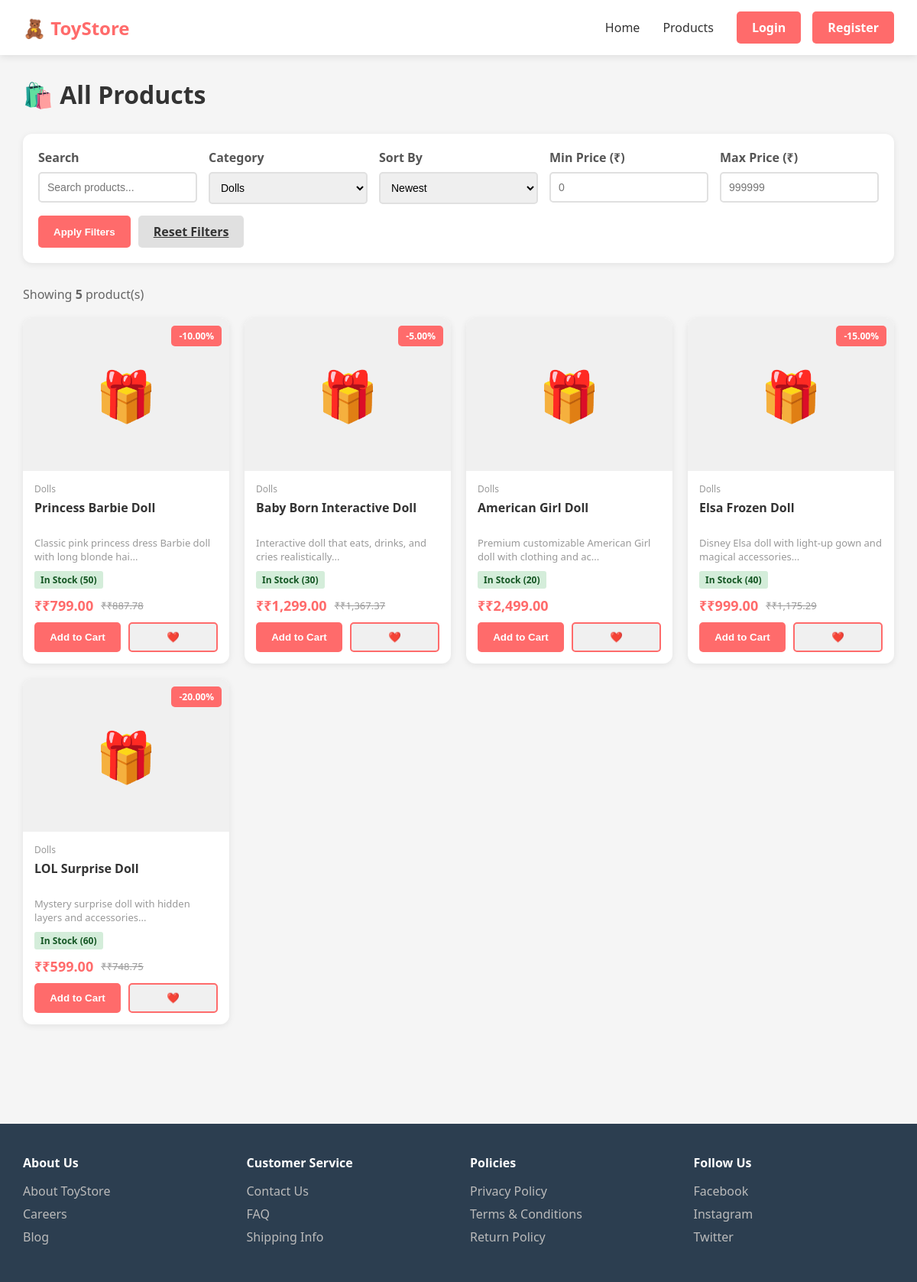
Page /pages/products.php?category=1 on the committed database.
### tables this page shows
CREATE TABLE products (
    id INT UNSIGNED AUTO_INCREMENT PRIMARY KEY,
    name VARCHAR(255) NOT NULL,
    description TEXT,
    category_id INT UNSIGNED,
    price DECIMAL(10,2) NOT NULL,
    stock_quantity INT NOT NULL DEFAULT 0,
    discount_percent DECIMAL(5,2) NOT NULL DEFAULT 0,
    is_featured TINYINT(1) NOT NULL DEFAULT 0,
    created_by INT UNSIGNED,
    created_at DATETIME NOT NULL DEFAULT CURRENT_TIMESTAMP,
    updated_at DATETIME NOT NULL DEFAULT CURRENT_TIMESTAMP ON UPDATE CURRENT_TIMESTAMP,
    FOREIGN KEY (category_id) REFERENCES categories(id) ON DELETE SET NULL,
    FOREIGN KEY (created_by) REFERENCES users(id) ON DELETE SET NULL
);

CREATE TABLE categories (
    id INT UNSIGNED AUTO_INCREMENT PRIMARY KEY,
    name VARCHAR(100) NOT NULL UNIQUE,
    description TEXT
);

### includes/functions.php (called while the page is built, shortened)
<?php
function sanitize($input) {
    return htmlspecialchars(trim($input), ENT_QUOTES, 'UTF-8');
}
function formatPrice($price) {
    return '₹' . number_format($price, 2);
}
function isLoggedIn() {
    return isset($_SESSION['user_id']);
}
?>

### pages/products.php (the view, shortened to what this page needs)
<?php
include '../config/database.php';
include '../includes/functions.php';
$category_id = sanitize($_GET['category'] ?? '');
$sort = sanitize($_GET['sort'] ?? 'newest');
$query = "
    SELECT p.*, c.name as category_name
    FROM products p
    JOIN categories c ON p.category_id = c.id
    WHERE 1=1
";
$params = [];
if (!empty($category_id) && $category_id !== '') {
    $query .= " AND p.category_id = ?";
    $params[] = intval($category_id);
}
switch ($sort) {
    case 'newest':
    default:
        $query .= " ORDER BY p.created_at DESC";
        break;
}
$stmt = $pdo->prepare($query);
$stmt->execute($params);
$products = $stmt->fetchAll(PDO::FETCH_ASSOC);
$stmt = $pdo->query("SELECT * FROM categories ORDER BY name");
$categories = $stmt->fetchAll(PDO::FETCH_ASSOC);
?>
<!DOCTYPE html>
<html lang="en">
<head>
</head>
<body>
    <header>
        <div class="navbar">
            <div class="logo">🧸 ToyStore</div>
            <nav>
                <a href="index.php">Home</a>
                <a href="products.php">Products</a>
                <?php if (isLoggedIn()): ?>
                    <a href="cart.php">Cart</a>
                    <a href="wishlist.php">Wishlist</a>
                    <a href="orders.php">Orders</a>
                    <a href="profile.php">Profile</a>
                    <a href="logout.php">Logout</a>
                <?php else: ?>
                    <div class="auth-links">
                        <a href="login.php" class="btn-auth">Login</a>
                        <a href="register.php" class="btn-auth">Register</a>
                    </div>
                <?php endif; ?>
            </nav>
        </div>
    </header>
    <div class="container">
        <h1 class="page-title">🛍️ All Products</h1>
        <div class="filters-section">
            <form method="GET" class="filters-form">
                <div class="filters-grid">
                    <div class="filter-group">
                        <label>Search</label>
                        <input type="text" name="search" value="<?php echo sanitize($_GET['search'] ?? ''); ?>" placeholder="Search products...">
                    </div>
                    <div class="filter-group">
                        <label>Category</label>
                        <select name="category">
                            <?php foreach ($categories as $cat): ?>
                                <option value="<?php echo $cat['id']; ?>" <?php echo ($category_id == $cat['id']) ? 'selected' : ''; ?>>
                                    <?php echo sanitize($cat['name']); ?>
                                </option>
                            <?php endforeach; ?>
                        </select>
                    </div>
                    <div class="filter-group">
                        <label>Sort By</label>
                        <select name="sort">
                            <option value="newest" <?php echo ($sort === 'newest') ? 'selected' : ''; ?>>Newest</option>
                        </select>
                    </div>
                    <div class="filter-group">
                        <label>Min Price (₹)</label>
                        <input type="number" name="min_price" value="<?php echo sanitize($_GET['min_price'] ?? ''); ?>" placeholder="0">
                    </div>
                    <div class="filter-group">
                        <label>Max Price (₹)</label>
                        <input type="number" name="max_price" value="<?php echo sanitize($_GET['max_price'] ?? ''); ?>" placeholder="999999">
                    </div>
                </div>
                <div class="filter-buttons">
                    <button type="submit" class="btn-filter">Apply Filters</button>
                    <a href="products.php" class="btn-reset">Reset Filters</a>
                </div>
            </form>
        </div>
        <div class="results-info">
            Showing <strong><?php echo count($products); ?></strong> product(s)
        </div>
        <?php if (count($products) > 0): ?>
            <div class="products-grid">
                <?php foreach ($products as $product): ?>
                    <div class="product-card">
                        <div class="product-image">
                            🎁
                            <?php if ($product['discount_percent'] > 0): ?>
                                <div class="discount-badge">-<?php echo $product['discount_percent']; ?>%</div>
                            <?php endif; ?>
                        </div>
                        <div class="product-info">
                            <div class="product-category"><?php echo sanitize($product['category_name']); ?></div>
                            <div class="product-name"><?php echo sanitize($product['name']); ?></div>
                            <div class="product-description"><?php echo sanitize(substr($product['description'], 0, 60)) . '...'; ?></div>
                            <div class="product-stock">
                                <?php if ($product['stock_quantity'] > 0): ?>
                                    <span class="stock-status in-stock">In Stock (<?php echo $product['stock_quantity']; ?>)</span>
                                <?php else: ?>
                                    <span class="stock-status out-of-stock">Out of Stock</span>
                                <?php endif; ?>
                            </div>
                            <div class="product-price">
                                <span class="price">₹<?php echo formatPrice($product['price']); ?></span>
                                <?php if ($product['discount_percent'] > 0): ?>
                                    <span class="original-price">₹<?php echo formatPrice($product['price'] / (1 - $product['discount_percent'] / 100)); ?></span>
                                <?php endif; ?>
                            </div>
                            <div class="product-actions">
                                <button class="btn-small btn-cart" onclick="addToCart(<?php echo $productId; ?>)" <?php echo ($product['stock_quantity'] <= 0) ? 'disabled' : ''; ?>>
                                    Add to Cart
                                </button>
                                <button class="btn-small btn-wishlist" onclick="addToWishlist(<?php echo $productId; ?>)">❤️</button>
                            </div>
                        </div>
                    </div>
                <?php endforeach; ?>
            </div>
        <?php endif; ?>
    </div>
    <footer>
        <div class="footer-content">
            <div class="footer-section">
                <h4>About Us</h4>
                <a href="#">About ToyStore</a>
                <a href="#">Careers</a>
                <a href="#">Blog</a>
            </div>
            <div class="footer-section">
                <h4>Customer Service</h4>
                <a href="#">Contact Us</a>
                <a href="#">FAQ</a>
                <a href="#">Shipping Info</a>
            </div>
            <div class="footer-section">
                <h4>Policies</h4>
                <a href="#">Privacy Policy</a>
                <a href="#">Terms & Conditions</a>
                <a href="#">Return Policy</a>
            </div>
            <div class="footer-section">
                <h4>Follow Us</h4>
                <a href="#">Facebook</a>
                <a href="#">Instagram</a>
                <a href="#">Twitter</a>
            </div>
        </div>
    </footer>
</body>
</html>

### pages/products.php (style rules this page uses)
* { margin: 0; padding: 0; box-sizing: border-box; }
body { font-family: 'Segoe UI', Tahoma, Geneva, Verdana, sans-serif; background: #f5f5f5; }
header { background: white; box-shadow: 0 2px 10px rgba(0,0,0,0.1); position: sticky; top: 0; z-index: 100; }
.navbar { display: flex; justify-content: space-between; align-items: center; padding: 15px 30px; max-width: 1400px; margin: 0 auto; }
.logo { font-size: 24px; font-weight: bold; color: #FF6B6B; }
nav { display: flex; gap: 30px; align-items: center; }
nav a { color: #333; text-decoration: none; font-weight: 500; transition: color 0.3s; }
.auth-links { display: flex; gap: 15px; }
.btn-auth { padding: 10px 20px; background: #FF6B6B; color: white; border: none; border-radius: 5px; cursor: pointer; text-decoration: none; font-weight: 600; }
.container { max-width: 1400px; margin: 0 auto; padding: 30px; }
.page-title { font-size: 32px; margin-bottom: 30px; color: #333; }
.filters-section { background: white; padding: 20px; border-radius: 12px; margin-bottom: 30px; box-shadow: 0 2px 8px rgba(0,0,0,0.08); }
.filters-grid { display: grid; grid-template-columns: repeat(auto-fit, minmax(200px, 1fr)); gap: 15px; margin-bottom: 15px; }
.filter-group { display: flex; flex-direction: column; gap: 8px; }
.filter-group label { font-weight: 600; color: #555; }
.filter-group input, .filter-group select { padding: 10px; border: 2px solid #e0e0e0; border-radius: 5px; font-size: 14px; }
.filter-buttons { display: flex; gap: 10px; }
.btn-filter { padding: 10px 20px; background: #FF6B6B; color: white; border: none; border-radius: 5px; cursor: pointer; font-weight: 600; transition: background 0.3s; }
.btn-reset { padding: 10px 20px; background: #e0e0e0; color: #333; border: none; border-radius: 5px; cursor: pointer; font-weight: 600; transition: background 0.3s; }
.results-info { margin-bottom: 20px; color: #666; }
.products-grid { display: grid; grid-template-columns: repeat(auto-fill, minmax(250px, 1fr)); gap: 20px; margin-bottom: 50px; }
.product-card { background: white; border-radius: 12px; overflow: hidden; transition: all 0.3s; box-shadow: 0 2px 8px rgba(0,0,0,0.08); }
.product-image { width: 100%; height: 200px; background: #f0f0f0; display: flex; align-items: center; justify-content: center; font-size: 64px; position: relative; }
.discount-badge { position: absolute; top: 10px; right: 10px; background: #FF6B6B; color: white; padding: 5px 10px; border-radius: 5px; font-size: 12px; font-weight: 600; }
.product-info { padding: 15px; }
.product-category { font-size: 12px; color: #999; margin-bottom: 5px; }
.product-name { font-weight: 600; margin-bottom: 8px; color: #333; min-height: 40px; display: -webkit-box; -webkit-line-clamp: 2; -webkit-box-orient: vertical; overflow: hidden; text-overflow: ellipsis; line-clamp: 2; }
.product-description { font-size: 13px; color: #999; margin-bottom: 10px; display: -webkit-box; -webkit-line-clamp: 2; -webkit-box-orient: vertical; overflow: hidden; text-overflow: ellipsis; line-clamp: 2; }
.product-price { display: flex; align-items: center; gap: 10px; margin-bottom: 10px; }
.price { font-size: 18px; font-weight: bold; color: #FF6B6B; }
.original-price { font-size: 13px; color: #999; text-decoration: line-through; }
.product-stock { font-size: 12px; color: #666; margin-bottom: 10px; }
.stock-status { display: inline-block; padding: 3px 8px; border-radius: 3px; font-weight: 600; }
.in-stock { background: #d4edda; color: #155724; }
.product-actions { display: flex; gap: 10px; }
.btn-small { flex: 1; padding: 10px; border: none; border-radius: 5px; cursor: pointer; font-weight: 600; transition: all 0.3s; }
.btn-cart { background: #FF6B6B; color: white; }
.btn-wishlist { background: #f0f0f0; color: #FF6B6B; border: 2px solid #FF6B6B; }
footer { background: #2c3e50; color: white; padding: 40px 30px; margin-top: 50px; }
.footer-content { max-width: 1400px; margin: 0 auto; display: grid; grid-template-columns: repeat(auto-fit, minmax(200px, 1fr)); gap: 30px; }
.footer-section h4 { margin-bottom: 15px; }
.footer-section a { display: block; color: #bbb; text-decoration: none; margin-bottom: 8px; transition: color 0.3s; }

### rows in the picture
products: discount_percent "10.00", category.name "Dolls", name "Princess Barbie Doll", description "Classic pink princess dress Barbie doll with long blonde hai", stock_quantity "50", price "₹799.00", formatPrice($product['price'] / (1 - $product['discount_percent'] / 100)) "₹887.78"
products: discount_percent "5.00", category.name "Dolls", name "Baby Born Interactive Doll", description "Interactive doll that eats, drinks, and cries realistically", stock_quantity "30", price "₹1,299.00", formatPrice($product['price'] / (1 - $product['discount_percent'] / 100)) "₹1,367.37"
products: category.name "Dolls", name "American Girl Doll", description "Premium customizable American Girl doll with clothing and ac", stock_quantity "20", price "₹2,499.00"
products: discount_percent "15.00", category.name "Dolls", name "Elsa Frozen Doll", description "Disney Elsa doll with light-up gown and magical accessories", stock_quantity "40", price "₹999.00", formatPrice($product['price'] / (1 - $product['discount_percent'] / 100)) "₹1,175.29"
products: discount_percent "20.00", category.name "Dolls", name "LOL Surprise Doll", description "Mystery surprise doll with hidden layers and accessories", stock_quantity "60", price "₹599.00", formatPrice($product['price'] / (1 - $product['discount_percent'] / 100)) "₹748.75"

### other values in the picture
count($products) "5"
form field category "Dolls"
